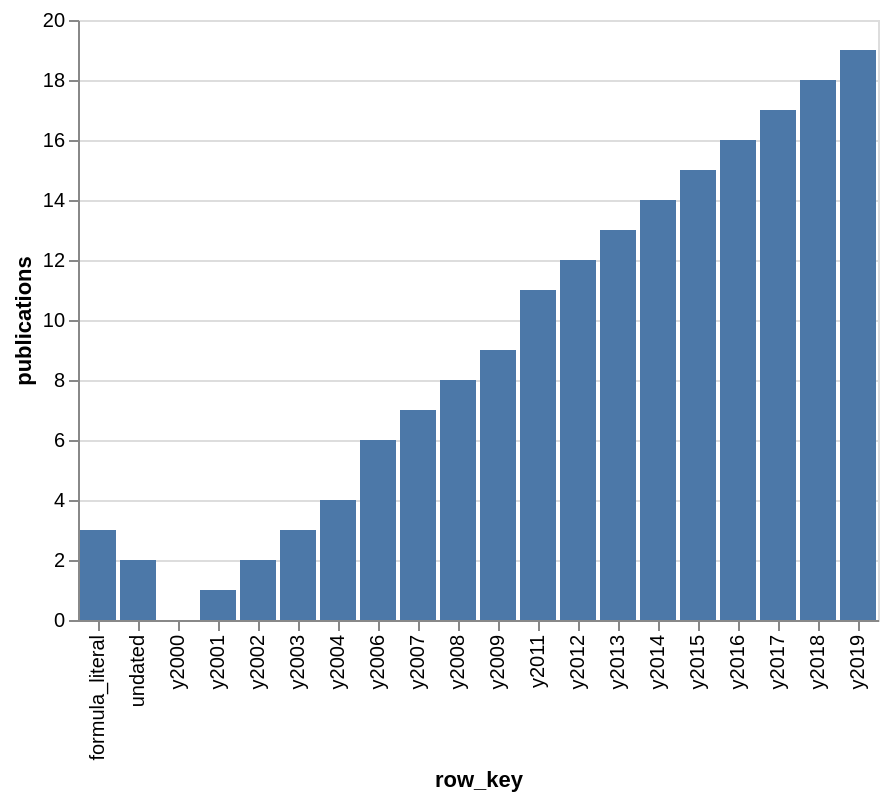

The specification (Vega-Lite) saved for this image:
### Vega-Lite specification from a JSON file in a GitHub repository (floating-point values rounded to 4 significant figures)
{"$schema": "https://vega.github.io/schema/vega-lite/v5.json", "data": {"values": [{"availability": "observed", "label": "Public year 2000", "publications": 0, "rights": "public", "row_key": "y2000", "year": 2000}, {"availability": "observed", "label": "Public year 2001", "publications": 1, "rights": "public", "row_key": "y2001", "year": 2001}, {"availability": "observed", "label": "Public year 2002", "publications": 2, "rights": "public", "row_key": "y2002", "year": 2002}, {"availability": "observed", "label": "Public year 2003", "publications": 3, "rights": "public", "row_key": "y2003", "year": 2003}, {"availability": "observed", "label": "Public year 2004", "publications": 4, "rights": "public", "row_key": "y2004", "year": 2004}, {"availability": "missing", "label": "Public year 2005", "publications": null, "rights": "public", "row_key": "y2005", "year": 2005}, {"availability": "observed", "label": "Public year 2006", "publications": 6, "rights": "public", "row_key": "y2006", "year": 2006}, {"availability": "observed", "label": "Public year 2007", "publications": 7, "rights": "public", "row_key": "y2007", "year": 2007}, {"availability": "observed", "label": "Public year 2008", "publications": 8, "rights": "public", "row_key": "y2008", "year": 2008}, {"availability": "observed", "label": "Public year 2009", "publications": 9, "rights": "public", "row_key": "y2009", "year": 2009}, {"availability": "withheld", "label": "Public year 2010", "publications": null, "rights": "public", "row_key": "y2010", "year": 2010}, {"availability": "observed", "label": "Public year 2011", "publications": 11, "rights": "public", "row_key": "y2011", "year": 2011}, {"availability": "observed", "label": "Public year 2012", "publications": 12, "rights": "public", "row_key": "y2012", "year": 2012}, {"availability": "observed", "label": "Public year 2013", "publications": 13, "rights": "public", "row_key": "y2013", "year": 2013}, {"availability": "observed", "label": "Public year 2014", "publications": 14, "rights": "public", "row_key": "y2014", "year": 2014}, {"availability": "observed", "label": "Public year 2015", "publications": 15, "rights": "public", "row_key": "y2015", "year": 2015}, {"availability": "observed", "label": "Public year 2016", "publications": 16, "rights": "public", "row_key": "y2016", "year": 2016}, {"availability": "observed", "label": "Public year 2017", "publications": 17, "rights": "public", "row_key": "y2017", "year": 2017}, {"availability": "observed", "label": "Public year 2018", "publications": 18, "rights": "public", "row_key": "y2018", "year": 2018}, {"availability": "observed", "label": "Public year 2019", "publications": 19, "rights": "public", "row_key": "y2019", "year": 2019}, {"availability": "observed", "label": "Undated works", "publications": 2, "rights": "public", "row_key": "undated", "year": null}, {"availability": "observed", "label": "=1+1", "publications": 3, "rights": "public", "row_key": "formula_literal", "year": 2020}]}, "description": "E09 synthetic fixture; no producer or renderer qualification", "encoding": {"x": {"field": "row_key", "type": "ordinal"}, "y": {"field": "publications", "type": "quantitative"}}, "mark": "bar", "usermeta": {"columns": [{"name": "row_key", "nullable": false, "type": "utf8", "unit": "identifier"}, {"name": "year", "nullable": true, "type": "int32", "unit": "calendar_year"}, {"name": "publications", "nullable": true, "type": "uint64", "unit": "works"}, {"name": "availability", "nullable": false, "type": "utf8", "unit": "category"}, {"name": "label", "nullable": false, "type": "utf8", "unit": "text"}, {"name": "rights", "nullable": false, "type": "utf8", "unit": "category"}], "counts": {"exported_rows": 22, "known_publications": "180", "missing_counts": 1, "source_rows": 24, "undated_rows": 1, "withheld_counts": 1, "withheld_rows": 2}, "csv_policy": "apostrophe-prefix text starting with = + - @ tab CR LF or apostrophe", "null_policy": "null/NULL/blank with explicit availability; never zero-fill", "profile": "org.citelattice.e09.synthetic-source/1.0.0", "projection_sha256": "76f786eef4ee615187c6f6e3c5d8931cfac5cfce9b9c23eca35e65529ca29d72", "rights_policy": {"disclose_withheld_count": true, "export_allowed": true, "id": "e09:synthetic-rights", "version": "1.0.0"}, "source_sha256": "da2b6a1b47936b72a959401daf29302273a2cf7d6a58b0fb782718180158eaed", "xlsx_policy": "uint64 above u32::MAX is decimal text; nullable numbers are blank"}}
